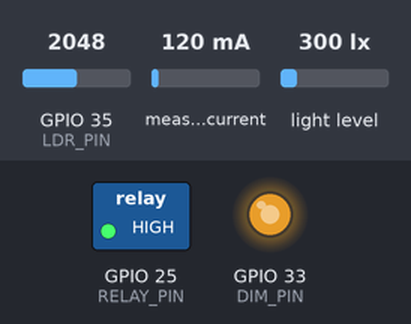
Recording of a sketch running on a simulated ESP32. Parts: switched loads named in the sketch (green lamp = pin HIGH), output pins drawn as LEDs (lit = HIGH). The test bench sets the inputs (shaded band); at power-on: light level 300 lx, GPIO 35 (LDR_PIN) = 2048, measured current 120 mA. WiFi joins after 1.5 s; servers stay silent unless stated; the local clock reads 2024-03-15 10:24:30 at power-on unless the sketch sets it; no MQTT or app messages arrive unless stated; what the sketch prints to the serial monitor is not drawn.

Above: at 4.7 s.
4.8 s: light level set to 520 lx
At 5.07 s:
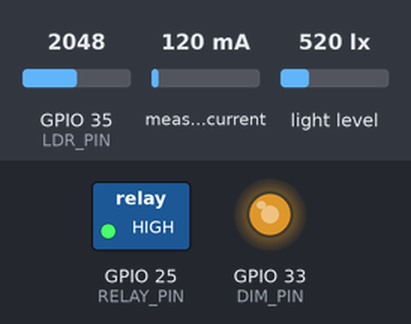
7.3 s: light level set to 1000 lx
8.9 s: light level set to 500 lx
At 10.8 s:
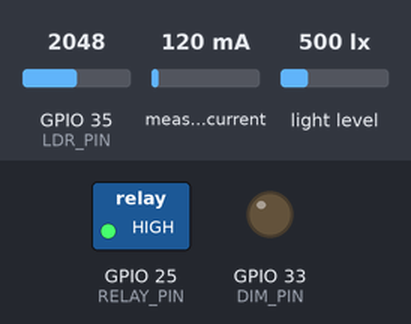
11.4 s: GPIO 35 (LDR_PIN) set to 491
At 12.65 s:
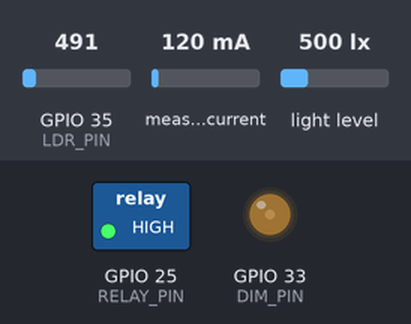
15.9 s: GPIO 35 (LDR_PIN) set to 2961
17.9 s: GPIO 35 (LDR_PIN) set to 3067
At 18.5 s:
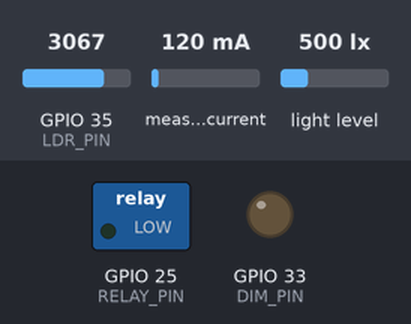
Timing chart, 0 to 20.9 s (numbered marks = the images above; inputs shaded):
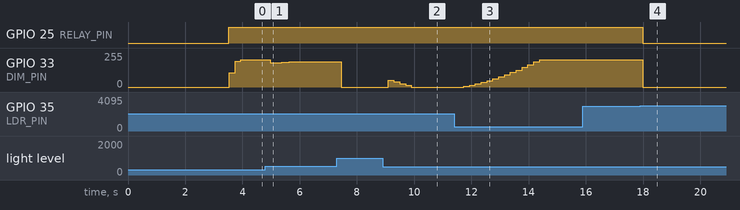

Measured:
- the behaviour switches between 3000 and 3001 on GPIO 35 (LDR_PIN) (found by bisection; images 3 and 4)
- after the input at 4.8 s, GPIO 33 (DIM_PIN): 204/255 → 181/255 after 0.17 s, → 183/255 0.21 s later, → 186/255 0.20 s later, → 188/255 0.25 s later, … (5 changes in this stretch)
- after the input at 8.9 s, GPIO 33 (DIM_PIN): 0/255 → 51/255 after 0.19 s, → 38/255 0.20 s later, → 25/255 0.20 s later, → 12/255 0.20 s later, … (5 changes in this stretch)
- after the input at 11.4 s, GPIO 33 (DIM_PIN): moves from 0/255 to 204/255 over 2.6 s, starting after 0.34 s
- after the input at 15.9 s, every drawn part: stays the same
- after the input at 17.9 s, GPIO 25 (RELAY_PIN): HIGH → LOW after 0.08 s; GPIO 33 (DIM_PIN): 204/255 → 0/255 after 0.08 s

The sketch:

Anggie.ino
```cpp
// ============================================================================
//  Anggie - Smart Light Controller (ESP32 / DOIT DEVKIT V1)
//  PID lux control + EMA filtering + safety state machine + night mode.
//  Telemetry is published to a single MQTT topic as device.telemetry.v1 JSON,
//  so the Saqelar app just subscribes to the topic and integrates instantly.
//
//  Transport : MQTT over WiFi, public broker, no TLS.
//  Topics    : suriota/anggie-001/telemetry  (device publishes, app reads)
//              suriota/anggie-001/command    (app publishes, device reads)  [future control]
//  Board     : DOIT ESP32 DEVKIT V1  (esp32:esp32:esp32doit-devkit-v1)
// ============================================================================

#include <RBDdimmer.h>
#include <ACS712.h>
#include <Wire.h>
#include <BH1750.h>
#include <RTClib.h>
#include <ArduinoJson.h>
#include <WiFi.h>
#include <WiFiManager.h>
#include <PubSubClient.h>

// ---------------------------------------------------------------------------
// Pin map
// ---------------------------------------------------------------------------
#define ACS_PIN   34
#define LDR_PIN   35
#define RELAY_PIN 25
#define ZC_PIN    26
#define DIM_PIN   33

#define RELAY_ON  HIGH
#define RELAY_OFF LOW

// ---------------------------------------------------------------------------
// WiFi - configured on the device via a captive portal (WiFiManager).
// No credentials are hardcoded. On first boot, or when saved WiFi fails, the
// device opens an access point; connect to it and pick your WiFi in a web page.
// ---------------------------------------------------------------------------
const char* AP_NAME        = "Anggie-Setup"; // captive portal SSID
const char* AP_PASS        = "anggie1234";   // captive portal password (>=8 chars)
const int   PORTAL_TIMEOUT = 180;            // seconds the portal stays open

// ---------------------------------------------------------------------------
// MQTT - public broker, no TLS. Keep topics unique on a shared broker.
// ---------------------------------------------------------------------------
const char* MQTT_BROKER    = "broker.emqx.io";
const int   MQTT_PORT      = 1883;
const char* TOPIC_TELEMETRY = "suriota/anggie-001/telemetry"; // device -> app
const char* TOPIC_COMMAND   = "suriota/anggie-001/command";   // app -> device
const char* TOPIC_ACK       = "suriota/anggie-001/ack";       // device -> app (command feedback)

// ---------------------------------------------------------------------------
// System limits / tuning
// ---------------------------------------------------------------------------
const float  MAX_SAFE_CURRENT = 5000.0;  // mA - trip relay above 5 A
const int    LDR_DAYLIGHT     = 3000;    // filtered LDR -> daylight cutoff
const double SETPOINT         = 500.0;   // target lux
const int    DIMMER_CEILING   = 80;      // anti-flicker max dimmer %
const int    NIGHT_DIMMER     = 40;      // static dimmer % during night
const int    NIGHT_START_HOUR = 22;      // 22:00 .. 05:59 -> night mode
const int    NIGHT_END_HOUR   = 6;

double Kp = 0.15, Ki = 0.05, Kd = 0.01;
double error = 0, lastError = 0, integral = 0, derivative = 0, pidOutput = 0;
int    currentBrightness = 0;

// Runtime-writable via the MQTT command topic. The safety state machine still
// overrides these (overcurrent always trips the relay).
double targetLux    = SETPOINT; // PID setpoint
int    manualDimmer = 60;       // dimmer % used in manual mode
enum   OpMode { OP_AUTO, OP_MANUAL, OP_OFF };
OpMode opMode = OP_AUTO;

// Exponential moving average (DSP smoothing).
float       emaLDR = 0, emaCurrent = 0;
const float ALPHA_LDR = 0.2f, ALPHA_CURRENT = 0.1f;

const unsigned long PID_INTERVAL   = 200;
const unsigned long PRINT_INTERVAL = 1000;
unsigned long lastPidTime = 0, lastPrintTime = 0, lastMqttAttempt = 0;

// ---------------------------------------------------------------------------
// Telemetry contract (device.telemetry.v1)
// ---------------------------------------------------------------------------
const char DEVICE_ID[]        = "anggie-001";
const char FIRMWARE_VERSION[] = "0.7.0";
const char TELEMETRY_SCHEMA[] = "device.telemetry.v1";
uint32_t   telemetrySeq       = 0;

enum SystemState {
  SAFE_PID_ACTIVE, NIGHT_MODE, DAYLIGHT_OFF, OVERCURRENT_TRIP, MODE_OFF, MANUAL_MODE
};
SystemState currentState = SAFE_PID_ACTIVE;

float  lastLux = 0, lastPowerW = 0;
String clientId;

// ---------------------------------------------------------------------------
// Objects
// ---------------------------------------------------------------------------
dimmerLamp   dimmer(DIM_PIN, ZC_PIN);
ACS712       acs(ACS_PIN, 3.3, 4095, 185);
BH1750       lightMeter;
RTC_DS3231   rtc;
WiFiClient   espClient;
PubSubClient mqtt(espClient);

// ---------------------------------------------------------------------------
// Contract mapping helpers
// ---------------------------------------------------------------------------
const char* modeForState(SystemState s) {
  if (s == NIGHT_MODE) return "night";
  if (s == MANUAL_MODE) return "manual";
  if (s == MODE_OFF) return "off";
  switch (opMode) { // auto / daylight / overcurrent reflect the requested mode
    case OP_MANUAL: return "manual";
    case OP_OFF:    return "off";
    default:        return "auto";
  }
}

const char* safetyForState(SystemState s) {
  switch (s) {
    case OVERCURRENT_TRIP: return "fault";
    case DAYLIGHT_OFF:     return "standby";
    case MODE_OFF:         return "standby";
    default:               return "ok";
  }
}

const char* faultReasonForState(SystemState s) {
  switch (s) {
    case OVERCURRENT_TRIP: return "OVERCURRENT";
    case DAYLIGHT_OFF:     return "DAYLIGHT_STANDBY";
    default:               return nullptr;
  }
}

void buildTimestamp(const DateTime& now, char* buf, size_t len) {
  snprintf(buf, len, "%04u-%02u-%02uT%02u:%02u:%02u+07:00",
           now.year(), now.month(), now.day(),
           now.hour(), now.minute(), now.second());
}

// Fill a device.telemetry.v1 document.
void buildTelemetry(JsonDocument& doc) {
  char ts[32];
  buildTimestamp(rtc.now(), ts, sizeof(ts));

  doc["schema"]      = TELEMETRY_SCHEMA;
  doc["deviceId"]    = DEVICE_ID;
  doc["seq"]         = ++telemetrySeq;
  doc["ts"]          = ts;
  doc["mode"]        = modeForState(currentState);
  doc["relayOn"]     = (digitalRead(RELAY_PIN) == RELAY_ON);
  doc["safetyState"] = safetyForState(currentState);

  const char* reason = faultReasonForState(currentState);
  if (reason == nullptr) {
    doc["faultReason"] = nullptr;
  } else {
    doc["faultReason"] = reason;
  }

  doc["lux"]       = lastLux;
  doc["targetLux"] = targetLux;
  doc["ldrRaw"]    = (int)emaLDR;
  doc["currentMa"] = emaCurrent;
  doc["powerW"]    = lastPowerW;
  doc["dimmerPct"] = currentBrightness;

  JsonObject pid = doc["pid"].to<JsonObject>();
  pid["kp"]     = Kp;
  pid["ki"]     = Ki;
  pid["kd"]     = Kd;
  pid["output"] = pidOutput;

  doc["uptimeMs"] = millis();
  doc["firmware"] = FIRMWARE_VERSION;
}

// ---------------------------------------------------------------------------
// MQTT
// ---------------------------------------------------------------------------
// Incoming commands on TOPIC_COMMAND. Parsed and logged now; control actions
// will be applied here later, with the on-device safety logic keeping authority.
void onCommand(char* topic, byte* payload, unsigned int length) {
  JsonDocument doc;
  DeserializationError err = deserializeJson(doc, payload, length);
  if (err) {
    Serial.print("MQTT command parse error: ");
    Serial.println(err.c_str());
    return;
  }
  Serial.print("MQTT command on ");
  Serial.print(topic);
  Serial.print(": ");
  serializeJson(doc, Serial);
  Serial.println();

  // Apply commands. The safety state machine in loop() still has final say.
  if (!doc["mode"].isNull()) {
    String m = doc["mode"].as<String>();
    if (m == "off") opMode = OP_OFF;
    else if (m == "manual") opMode = OP_MANUAL;
    else opMode = OP_AUTO;
  }
  if (!doc["targetLux"].isNull()) {
    targetLux = constrain(doc["targetLux"].as<double>(), 0.0, 1000.0);
  }
  if (!doc["dimmer"].isNull()) {
    manualDimmer = constrain(doc["dimmer"].as<int>(), 0, DIMMER_CEILING);
  }
  if (!doc["kp"].isNull()) Kp = doc["kp"].as<double>();
  if (!doc["ki"].isNull()) Ki = doc["ki"].as<double>();
  if (!doc["kd"].isNull()) Kd = doc["kd"].as<double>();

  // Acknowledge back to the app so every command has a feedback response.
  JsonDocument ack;
  char ackTs[32];
  buildTimestamp(rtc.now(), ackTs, sizeof(ackTs));
  ack["schema"] = "device.ack.v1";
  ack["deviceId"] = DEVICE_ID;
  ack["ok"] = true;
  ack["ts"] = ackTs;
  if (!doc["mode"].isNull()) ack["mode"] = doc["mode"].as<const char*>();
  if (!doc["targetLux"].isNull()) ack["targetLux"] = targetLux;
  if (!doc["dimmer"].isNull()) ack["dimmer"] = manualDimmer;
  if (!doc["kp"].isNull()) {
    ack["kp"] = Kp;
    ack["ki"] = Ki;
    ack["kd"] = Kd;
  }
  char ackBuf[256];
  serializeJson(ack, ackBuf, sizeof(ackBuf));
  if (mqtt.connected()) mqtt.publish(TOPIC_ACK, ackBuf);
  Serial.print("Command applied, ack: ");
  Serial.println(ackBuf);
}

// Non-blocking reconnect so the control + safety loop never stalls.
void mqttEnsure() {
  if (mqtt.connected()) return;
  if (millis() - lastMqttAttempt < 5000) return;
  lastMqttAttempt = millis();
  if (mqtt.connect(clientId.c_str())) {
    mqtt.subscribe(TOPIC_COMMAND);
    Serial.print("MQTT connected as ");
    Serial.print(clientId);
    Serial.print(", subscribed ");
    Serial.println(TOPIC_COMMAND);
  } else {
    Serial.print("MQTT connect failed, rc=");
    Serial.println(mqtt.state());
  }
}

void startNetwork() {
  WiFiManager wm;
  wm.setConfigPortalTimeout(PORTAL_TIMEOUT);
  // wm.resetSettings(); // uncomment once, flash, boot to wipe saved WiFi, then re-comment

  Serial.print("WiFi: cek kredensial tersimpan / buka portal '");
  Serial.print(AP_NAME);
  Serial.println("' bila perlu...");

  // Tries saved WiFi first; if none/failed, opens the captive portal AP.
  const bool ok = wm.autoConnect(AP_NAME, AP_PASS);
  if (!ok) {
    Serial.println("WiFi: belum dikonfigurasi/timeout -> jalan offline (Serial only).");
    return;
  }

  Serial.print("WiFi: terhubung, IP = ");
  Serial.println(WiFi.localIP());

  // Sync RTC from NTP so telemetry timestamps are real wall-clock (WIB = UTC+7).
  configTime(7 * 3600, 0, "pool.ntp.org", "time.google.com");
  struct tm ntp;
  if (getLocalTime(&ntp, 10000)) {
    rtc.adjust(DateTime(ntp.tm_year + 1900, ntp.tm_mon + 1, ntp.tm_mday,
                        ntp.tm_hour, ntp.tm_min, ntp.tm_sec));
    Serial.println("RTC: sinkron dari NTP (WIB).");
  } else {
    Serial.println("RTC: NTP timeout, pakai waktu RTC lama.");
  }

  clientId = String("anggie-001-") + String((uint32_t)ESP.getEfuseMac(), HEX);
  mqtt.setServer(MQTT_BROKER, MQTT_PORT);
  mqtt.setBufferSize(512); // telemetry JSON is ~450 bytes, default 256 is too small
  mqtt.setKeepAlive(30);
  mqtt.setCallback(onCommand);
  Serial.print("MQTT: broker ");
  Serial.print(MQTT_BROKER);
  Serial.print(" topic ");
  Serial.println(TOPIC_TELEMETRY);
}

// ---------------------------------------------------------------------------
// Setup
// ---------------------------------------------------------------------------
void setup() {
  Serial.begin(115200);

  Wire.begin();
  Wire.setClock(50000); // slow I2C for noise tolerance

  pinMode(RELAY_PIN, OUTPUT);
  digitalWrite(RELAY_PIN, RELAY_OFF);

  Serial.println("Memulai Anggie Smart Light (MQTT)...");
  delay(1000);

  if (!rtc.begin()) {
    Serial.println("Error: Modul RTC tidak terdeteksi!");
  } else {
    Serial.println("Modul RTC siap.");
    // rtc.adjust(DateTime(2026, 7, 1, 8, 0, 0));
  }
  delay(1000);

  if (lightMeter.begin(BH1750::CONTINUOUS_HIGH_RES_MODE)) {
    Serial.println("Sensor BH1750 siap.");
  } else {
    Serial.println("Error: BH1750 gagal dikonfigurasi!");
  }

  dimmer.begin(NORMAL_MODE, ON);
  dimmer.setPower(0);

  Serial.println("Kalibrasi ACS712... (pastikan lampu padam)");
  acs.autoMidPoint();
  Serial.println("Kalibrasi selesai.");

  emaLDR = analogRead(LDR_PIN);
  emaCurrent = 0;

  // May block while the captive portal is open; keep the relay OFF until the
  // network step is done so the lamp is never left uncontrolled during setup.
  startNetwork();

  digitalWrite(RELAY_PIN, RELAY_ON);
}

// ---------------------------------------------------------------------------
// Loop
// ---------------------------------------------------------------------------
void loop() {
  const unsigned long currentMillis = millis();
  const DateTime now = rtc.now();

  // 1. Read + filter (EMA).
  const int rawLDR = analogRead(LDR_PIN);
  emaLDR = (ALPHA_LDR * rawLDR) + ((1.0f - ALPHA_LDR) * emaLDR);

  float rawCurrent = acs.mA_AC();
  if (rawCurrent < 30) rawCurrent = 0;
  emaCurrent = (ALPHA_CURRENT * rawCurrent) + ((1.0f - ALPHA_CURRENT) * emaCurrent);

  lastLux = lightMeter.readLightLevel();
  lastPowerW = (emaCurrent / 1000.0f) * 220.0f;

  // 2. Safety / mode state machine. Overcurrent always wins; then the operator
  //    mode (off / manual) requested over MQTT; then the automatic behaviors.
  if (emaCurrent > MAX_SAFE_CURRENT) {
    currentState = OVERCURRENT_TRIP;
  } else if (opMode == OP_OFF) {
    currentState = MODE_OFF;
  } else if (opMode == OP_MANUAL) {
    currentState = MANUAL_MODE;
  } else if (now.hour() >= NIGHT_START_HOUR || now.hour() < NIGHT_END_HOUR) {
    currentState = NIGHT_MODE;
  } else if (emaLDR > LDR_DAYLIGHT) {
    currentState = DAYLIGHT_OFF;
  } else {
    currentState = SAFE_PID_ACTIVE;
  }

  // 3. Drive hardware.
  if (currentState == OVERCURRENT_TRIP || currentState == DAYLIGHT_OFF ||
      currentState == MODE_OFF) {
    dimmer.setPower(0);
    digitalWrite(RELAY_PIN, RELAY_OFF);
    currentBrightness = 0;
    integral = 0;
    lastError = 0;
    pidOutput = 0;
  } else if (currentState == NIGHT_MODE) {
    digitalWrite(RELAY_PIN, RELAY_ON);
    dimmer.setPower(NIGHT_DIMMER);
    currentBrightness = NIGHT_DIMMER;
    integral = 0;
    lastError = 0;
    pidOutput = 0;
  } else if (currentState == MANUAL_MODE) {
    digitalWrite(RELAY_PIN, RELAY_ON);
    const int d = constrain(manualDimmer, 0, DIMMER_CEILING);
    dimmer.setPower(d);
    currentBrightness = d;
    integral = 0;
    lastError = 0;
    pidOutput = 0;
  } else { // SAFE_PID_ACTIVE
    if (currentMillis - lastPidTime >= PID_INTERVAL) {
      lastPidTime = currentMillis;
      digitalWrite(RELAY_PIN, RELAY_ON);

      error = targetLux - lastLux;
      if (emaLDR < 1000) {
        error += (float)map((long)emaLDR, 0, 1000, 100, 0); // feed-forward
      }

      integral += error * (PID_INTERVAL / 1000.0);
      derivative = (error - lastError) / (PID_INTERVAL / 1000.0);
      if (integral > 100) integral = 100;
      if (integral < -100) integral = -100;

      pidOutput = (Kp * error) + (Ki * integral) + (Kd * derivative);
      currentBrightness += (int)pidOutput;
      if (currentBrightness > DIMMER_CEILING) currentBrightness = DIMMER_CEILING;
      if (currentBrightness < 0) currentBrightness = 0;

      dimmer.setPower(currentBrightness);
      lastError = error;
    }
  }

  // 4. Service MQTT (non-blocking; safety loop keeps running regardless).
  if (WiFi.status() == WL_CONNECTED) {
    mqttEnsure();
    mqtt.loop();
  }

  // 5. Periodic report: Serial + publish telemetry JSON to the MQTT topic.
  if (currentMillis - lastPrintTime >= PRINT_INTERVAL) {
    lastPrintTime = currentMillis;

    JsonDocument doc;
    buildTelemetry(doc);
    char buf[512];
    serializeJson(doc, buf, sizeof(buf));

    if (mqtt.connected()) {
      mqtt.publish(TOPIC_TELEMETRY, buf);
    }

    Serial.println("\n==================================");
    Serial.printf("Waktu      : %02d:%02d:%02d\n", now.hour(), now.minute(), now.second());
    Serial.print("Status     : ");
    switch (currentState) {
      case SAFE_PID_ACTIVE:
        Serial.printf("PID AKTIF (target %.0f lux)\n", targetLux); break;
      case NIGHT_MODE:       Serial.println("MALAM (statis 40%)"); break;
      case DAYLIGHT_OFF:     Serial.println("SIANG (padam)"); break;
      case OVERCURRENT_TRIP: Serial.println("OVERCURRENT (>5A) - RELAY PUTUS"); break;
      case MODE_OFF:         Serial.println("OFF (perintah operator)"); break;
      case MANUAL_MODE:      Serial.println("MANUAL (dimmer operator)"); break;
    }
    Serial.printf("Lux        : %.0f  | LDR(EMA): %.0f\n", lastLux, emaLDR);
    Serial.printf("Dimmer     : %d%%\n", currentBrightness);
    Serial.printf("Arus/Daya  : %.1f mA / %.2f W\n", emaCurrent, lastPowerW);
    Serial.print("MQTT       : ");
    Serial.println(mqtt.connected() ? "published" : "offline");
    Serial.println(buf);
    Serial.println("==================================");
  }
}
```
